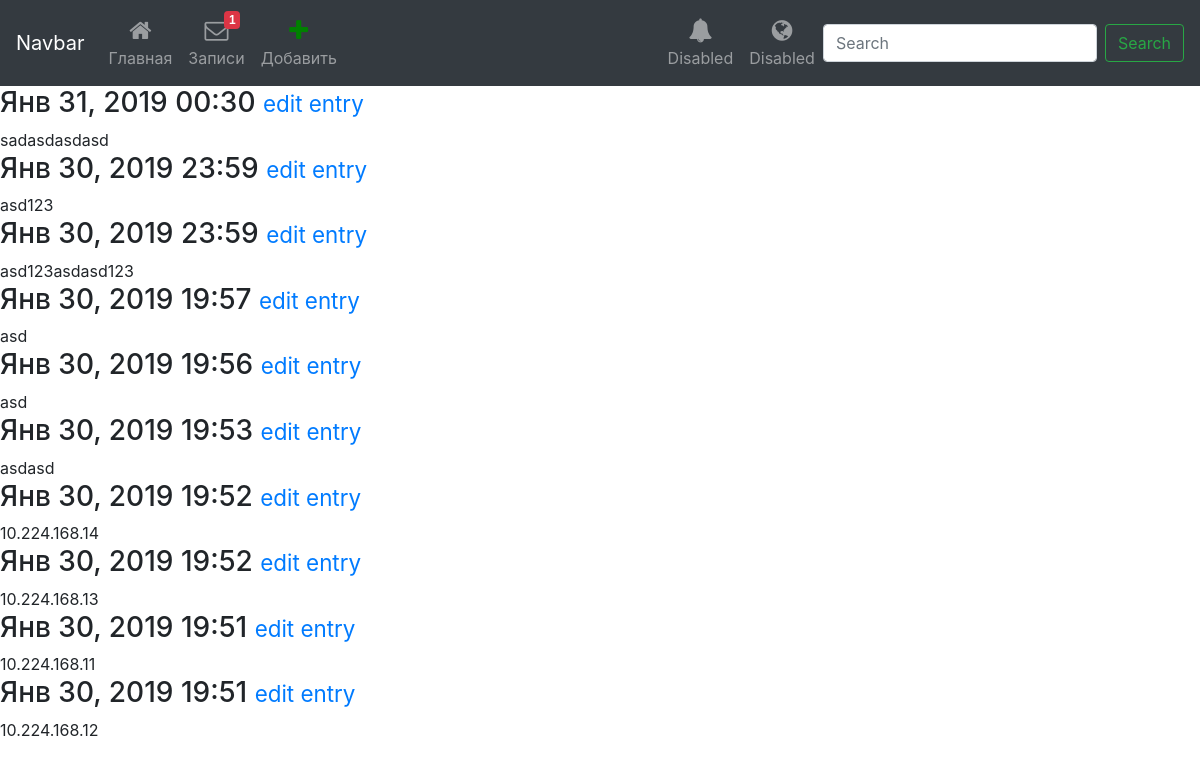
The app's page /posts/37/ with its own data.
### loglists/models.py (models this page shows, shortened)
class Post(models.Model):
    switch_ip = models.CharField("IP адресс оборудования", max_length=250)
    text = models.TextField("Список изменений")
    date_now = models.DateTimeField("Дата изменения", auto_now=True)

### loglists/views.py (the view)
# urls.py: path('posts/<int:post_id>/', views.post, name='post'),
def post(request, post_id):
    post = get_object_or_404(Post, id=post_id)
    posst = Post.objects.order_by('-date_now')
    context = {'posst': posst}
    return render(request, 'loglists/post.html', context)

### loglists/templates/loglists/post.html
{% extends 'loglists/base.html' %}
{% block content %}
  {% for post in posst %}
    <div class="panel panel-default">
      <div class="panel-heading">
        <h3>
          {{ post.date_now|date:'M d, Y H:i' }}
          <small>
            <a href="{% url 'loglists:edit_post' post.id %}">
              edit entry</a>
          </small>
        </h3>
      </div>
      <div class="panel-body">
        {{ post.switch_ip }}
      </div>
    </div>
  {% empty %}
    There are no entries for this topic yet.
  {% endfor %}
{% endblock content %}

### records on screen
Post: date_now "Янв 31, 2019 00:30", switch_ip "sadasdasdasd"
Post: date_now "Янв 30, 2019 23:59", switch_ip "asd123"
Post: date_now "Янв 30, 2019 23:59", switch_ip "asd123asdasd123"
Post: date_now "Янв 30, 2019 19:57", switch_ip "asd"
Post: date_now "Янв 30, 2019 19:56", switch_ip "asd"
Post: date_now "Янв 30, 2019 19:53", switch_ip "asdasd"
Post: date_now "Янв 30, 2019 19:52", switch_ip "10.224.168.14"
Post: date_now "Янв 30, 2019 19:52", switch_ip "10.224.168.13"
Post: date_now "Янв 30, 2019 19:51", switch_ip "10.224.168.11"
Post: date_now "Янв 30, 2019 19:51", switch_ip "10.224.168.12"
